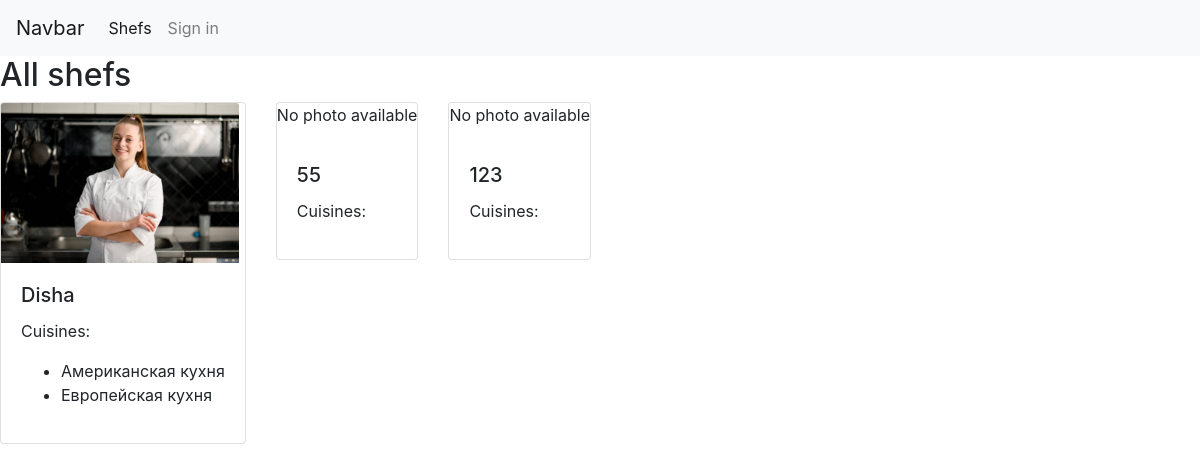
The page /shef/ on the database as committed earlier.
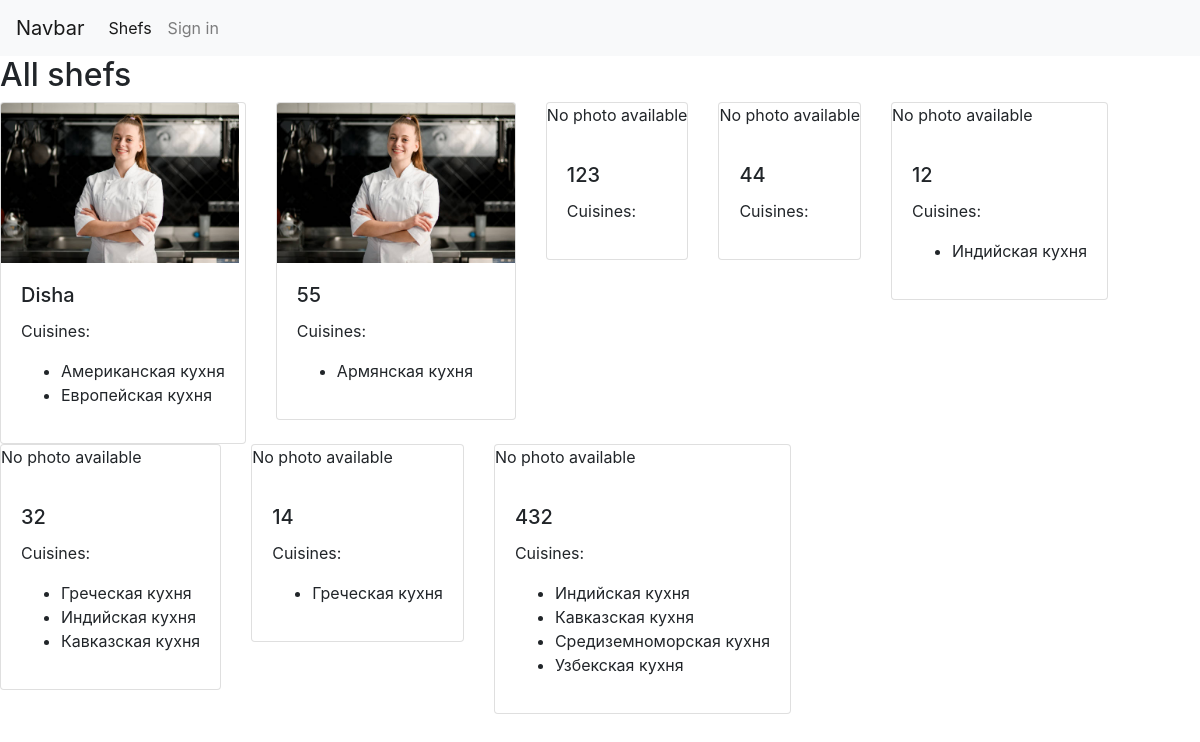
The same page on the database as committed later.
### dishes/models.py (models this page shows, shortened)
class Shefs(models.Model):
    photo = models.ImageField(upload_to="static/images/shefs/", blank=True)
    name = models.CharField(max_length=30)
    about_me = models.CharField(max_length=700, blank=True)
    cuisines_country = models.ManyToManyField(Cuisines)

class Cuisines(models.Model):
    cuisine_of_country = models.CharField(max_length=35)

### dishes/views.py (the view)
# urls.py: path("shef/", views.show_all_shef, name="show_all_shef"),
def show_all_shef(request):
    shefs = Shefs.objects.all()
    return render(request, "shefs.html", {"shefs": shefs})

### templates/shefs.html
{% extends 'base.html' %}
{% block content %}
<h2>All shefs</h2>
<div class="card-deck">
    {% for shef in shefs %}
    <a href="{% url 'show_shef_and_dishes' shef_id=shef.id %}" style="text-decoration: none; color: inherit;">
    <div class="card">
        {% if shef.photo %}
<img style="height: 160px; width: 238px;" src="{{ shef.photo.url }}" class="card-img-top" alt="{{ shef.name }}">
{% else %}
<p>No photo available</p>
{% endif %}
        <div class="card-body">
            <h5 class="card-title">{{ shef.name }}</h5>
            <p class="card-text">Cuisines:</p>
        <ul>
            {% for cuisine in shef.cuisines_country.all %}
                <li>{{ cuisine.cuisine_of_country }}</li>
            {% endfor %}
        </ul>
        </div>
    </div>
    </a>
    {% endfor %}
</div>
{% endblock content %}

Rows that differ between the two databases and show on the page:
changed Shefs (number 2 of 8 on the later page): gains Cuisines (cuisine_of_country "Армянская кухня"); photo: picture added; no longer shows "No photo available"
added Shefs: photo "No photo available", name "44"
added Shefs: photo "No photo available", name "12"
now on this page (row unchanged): Cuisines: cuisine_of_country "Индийская кухня"
added Shefs: photo "No photo available", name "32"
now on this page (row unchanged): Cuisines: cuisine_of_country "Греческая кухня"
now on this page (row unchanged): Cuisines: cuisine_of_country "Кавказская кухня"
added Shefs: photo "No photo available", name "14"
added Shefs: photo "No photo available", name "432"
now on this page (row unchanged): Cuisines: cuisine_of_country "Средиземноморская кухня", shown under "432"
now on this page (row unchanged): Cuisines: cuisine_of_country "Узбекская кухня", shown under "432"
